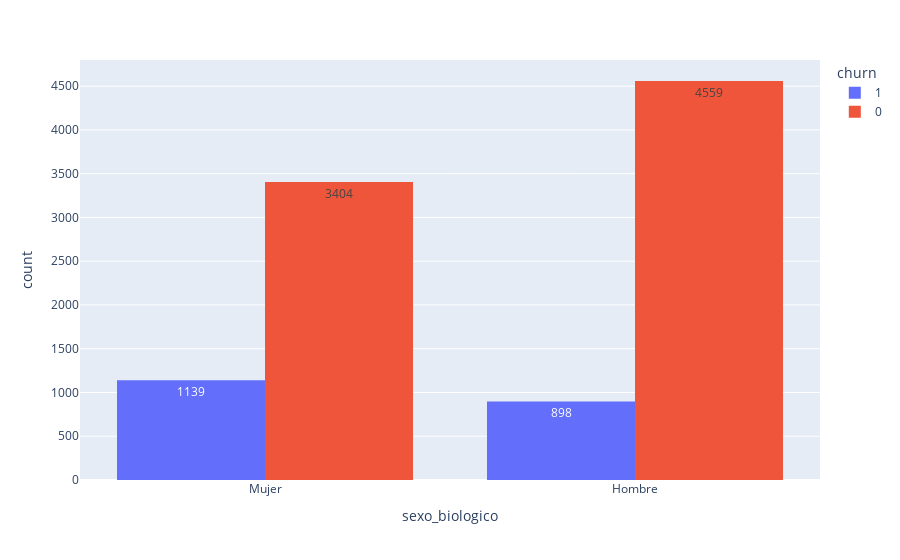

This figure's notebook cell:
### Code cell
px.histogram(df, x='sexo_biologico', text_auto=True,color='churn',barmode='group')

### Figure 1 — Plotly figure (JSON) as saved in the notebook; plotly's stock layout.template omitted (floating-point values rounded to 4 significant figures; data arrays with more than 128 entries replaced by an {"elided": "..."} marker saying what was removed)
{"data": [{"alignmentgroup": "True", "bingroup": "x", "hovertemplate": "churn=1<br>sexo_biologico=%{x}<br>count=%{y}<extra></extra>", "legendgroup": "1", "marker": {"color": "#636efa", "pattern": {"shape": ""}}, "name": "1", "offsetgroup": "1", "orientation": "v", "showlegend": true, "texttemplate": "%{value}", "type": "histogram", "x": {"elided": "2037 str values"}, "xaxis": "x", "yaxis": "y"}, {"alignmentgroup": "True", "bingroup": "x", "hovertemplate": "churn=0<br>sexo_biologico=%{x}<br>count=%{y}<extra></extra>", "legendgroup": "0", "marker": {"color": "#EF553B", "pattern": {"shape": ""}}, "name": "0", "offsetgroup": "0", "orientation": "v", "showlegend": true, "texttemplate": "%{value}", "type": "histogram", "x": {"elided": "7963 str values"}, "xaxis": "x", "yaxis": "y"}], "layout": {"barmode": "group", "legend": {"title": {"text": "churn"}, "tracegroupgap": 0}, "margin": {"t": 60}, "xaxis": {"anchor": "y", "domain": [0, 1], "title": {"text": "sexo_biologico"}}, "yaxis": {"anchor": "x", "domain": [0, 1], "title": {"text": "count"}}}}
